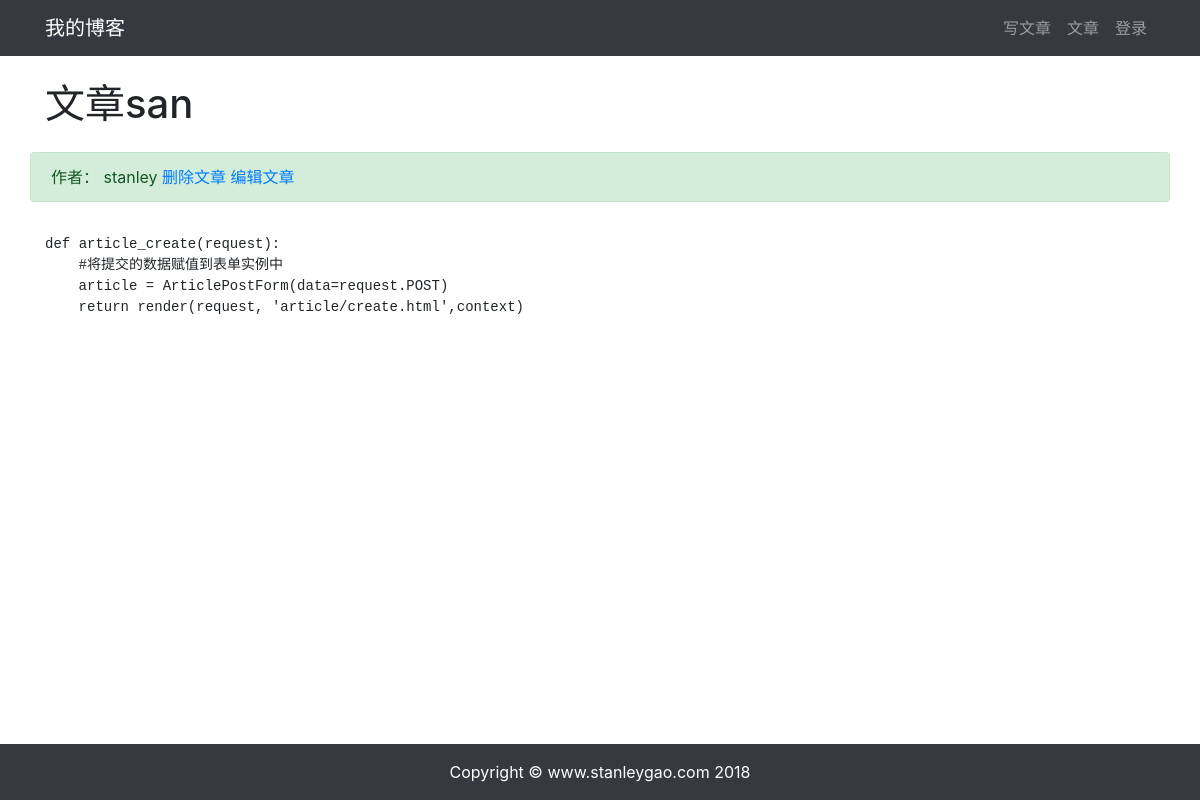
Page /article/article-detail/4/ on the committed database.
### article/models.py (models this page shows)
class ArticlePost(models.Model):
    author = models.ForeignKey(User, on_delete=models.CASCADE)
    """文章标题
    models.CharFied 字符串字段，用于保存较短的字符串
    """
    title = models.CharField(max_length=100)
    """
    文章正文 保存大量文本
    """
    body = models.TextField()
    """文章创建时间
    default=timezone.now 指定创建文章是的时间
    """
    created = models.DateTimeField(default=timezone.now)
    """文章更新时间
    auto_now = true 指定每次数据更新时的时间
    """
    update = models.DateTimeField(auto_now=True)
    """
    内部类 class meta 用于给 model 定义元数据
    """
    class Meta:
        ordering = ('-created',)
    """
    函数 __str__ 定义当调用对象的str() 方法时 返回值
    """
    def __str__(self):
        return self.title

### article/views.py (the view)
# urls.py: path('article-detail/<int:id>/', views.article_detail, name='article_detail'),
def article_detail(request, id):
    article = ArticlePost.objects.get(id=id)
    article.body = markdown.markdown(article.body,
    extensions=[
        'markdown.extensions.extra',
        'markdown.extensions.codehilite',
    ])
    context = {'article': article }
    return render(request, 'article/detail.html', context)

### templates/article/detail.html (shortened to what this page needs)
{% extends "base.html" %}
{% load staticfiles %}
{% block content %}
<div class="container">
    <div class="row">
        <h1 class="col-12 mt-4 mb-4">{{ article.title }}</h1>
        <div class="col-12 alert alert-success">作者： {{ article.author }}
            <a href="#" onclick="confirm_safe_delete()">删除文章</a>
            <a href="{% url "article:article_update" article.id %}">编辑文章</a>
        </div>
        <div class="col-12">
            <p>{{ article.body|safe }}</p>
        </div>
    </div>
</div>
{% endblock content %}

### rows in the picture
ArticlePost: title "文章san", author "stanley", body "def article_create ( request ): #将提交的数据赋值到表单实例中 article = ArticlePostForm ( data = request . POST ) return render ( request , 'article/create.html' , context )"
